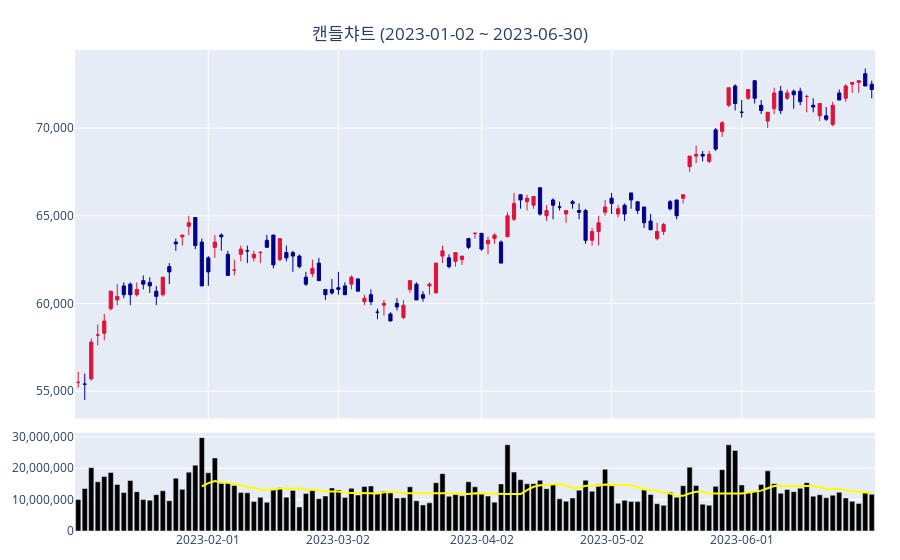

Write notebook code for a chart like this one.
### Markdown cell above
주가 차트가 아닌 거래량 차트 부분에 오버레이를 주고 싶은 경우에는 "row" 값을 2로 줍니다.

### Code cell
kq.chart_candle(
    df, 
    overlay={
        "MM_20": {
            "row": 2,
            "line_color": "#FFFF00",
        }
    }
)
